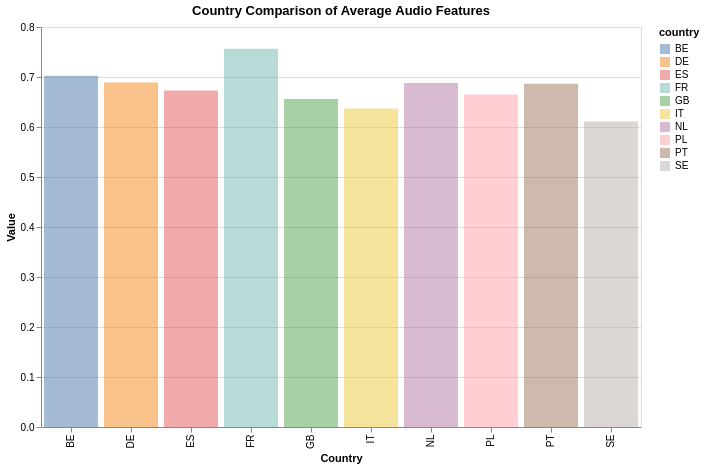

The cell this chart's notebook holds for it:
### Code cell
def mode_with_count(x):
    m = x.mode()
    if len(m) == 0:
        return pd.Series([None, 0])
    
    mode_val = m.iloc[0]
    count = (x == mode_val).sum()
    return pd.Series([mode_val, count])

df_agg = df_long.groupby(['country', 'feature']).agg(
    mean=('value', 'mean'),
    median=('value', 'median')
)

# mode must be added separately (since it returns 2 values)
mode_df = df_long.groupby(['country', 'feature'])['value'].apply(mode_with_count).unstack()
mode_df.columns = ['mode', 'mode_count']

df_agg = df_agg.join(mode_df).reset_index()

df_agg_long = df_agg.melt(
    id_vars=['country', 'feature', 'mode_count'],
    value_vars=['mean', 'median', 'mode'],
    var_name='aggregation',
    value_name='value'
)

chart = alt.Chart(df_agg_long).mark_bar().encode(
    x=alt.X('country:N', title='Country'),
    y=alt.Y('value:Q', title='Value'),
    color=alt.Color('country:N'),
    opacity = alt.OpacityValue(0.5),
    tooltip=[
        alt.Tooltip('country:N'),
        alt.Tooltip('aggregation:N'),
        alt.Tooltip('value:Q', title='Value'),
        alt.Tooltip('mode_count:Q', title='Mode Count')
    ]
).properties(
    title='Country Comparison of Average Audio Features',
    width=600,
    height=400
).add_params(
    selection,        # feature selector
    agg_selection     # aggregation selector
).transform_filter(
    selection
).transform_filter(
    agg_selection
)

chart

### Figure 1 — Vega-Lite specification as saved in the notebook (floating-point values rounded to 4 significant figures; data arrays with more than 128 entries replaced by an {"elided": "..."} marker saying what was removed)
{"config": {"view": {"continuousWidth": 300, "continuousHeight": 300}}, "data": {"name": "data-6e28e2c2e2db75b8b6247a8ad59e2fd0"}, "mark": {"type": "bar"}, "encoding": {"color": {"field": "country", "type": "nominal"}, "opacity": {"value": 0.5}, "tooltip": [{"field": "country", "type": "nominal"}, {"field": "aggregation", "type": "nominal"}, {"field": "value", "title": "Value", "type": "quantitative"}, {"field": "mode_count", "title": "Mode Count", "type": "quantitative"}], "x": {"field": "country", "title": "Country", "type": "nominal"}, "y": {"field": "value", "title": "Value", "type": "quantitative"}}, "height": 400, "params": [{"name": "param_3044984c8a2ee372", "select": {"type": "point", "fields": ["feature"]}, "bind": {"input": "radio", "options": ["danceability", "energy", "speechiness", "acousticness", "instrumentalness", "liveness", "valence", "tempo", "duration_s"], "name": "Audio Feature: "}, "value": [{"feature": "danceability"}]}, {"name": "param_02457af48a5dc800", "select": {"type": "point", "fields": ["aggregation"]}, "bind": {"input": "radio", "options": ["mean", "median", "mode"], "name": "Aggregation: "}, "value": [{"aggregation": "mean"}]}], "title": "Country Comparison of Average Audio Features", "transform": [{"filter": {"param": "param_3044984c8a2ee372"}}, {"filter": {"param": "param_02457af48a5dc800"}}], "width": 600, "$schema": "https://vega.github.io/schema/vega-lite/v6.1.0.json", "datasets": {"data-6e28e2c2e2db75b8b6247a8ad59e2fd0": {"elided": "270 records"}}}
